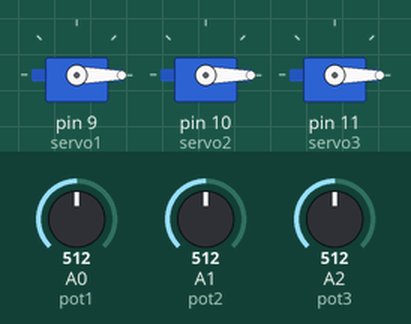
Simulated run of this sketch. Board: Arduino Uno, built with avr-gcc and run on an emulated ATmega328P. Shown: 3 × servo. The test bench sets the inputs (shaded band); at power-on: A0 (pot1) = 512, A1 (pot2) = 512, A2 (pot3) = 512.

Above: at 1.2 s.
1.3 s: A0 (pot1) set to 306
At 2.5 s:
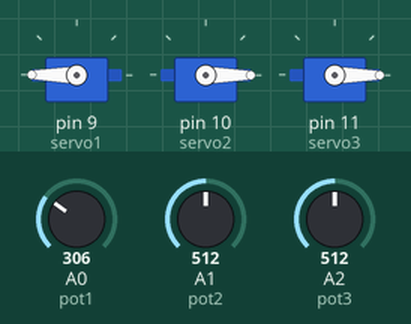
2.8 s: A1 (pot2) set to 306
At 3.8 s:
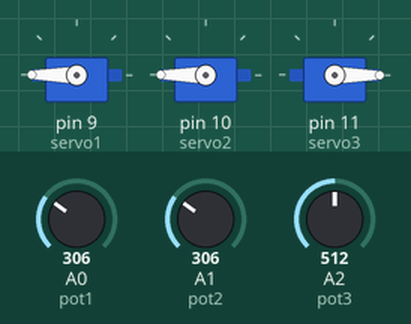
4.3 s: A2 (pot3) set to 306
At 4.9 s:
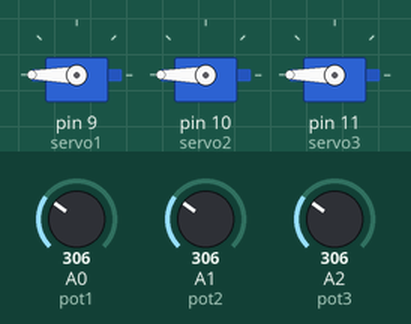
5.8 s: A0 (pot1) set to 122
At 6.1 s:
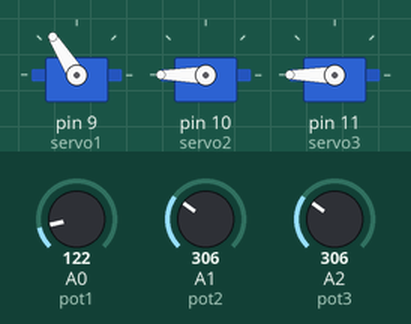
7.3 s: A1 (pot2) set to 122
At 8.4 s:
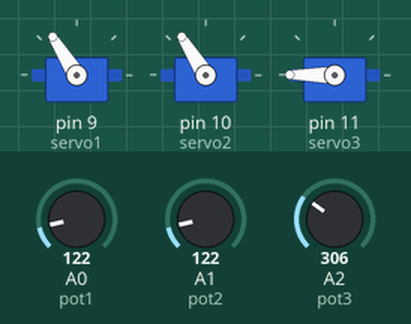
8.8 s: A2 (pot3) set to 122
At 9.6 s:
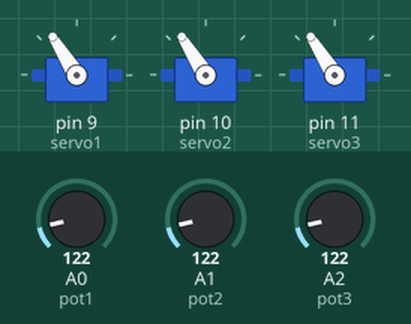
Timing chart, 0 to 11.3 s (numbered marks = the images above; inputs shaded):
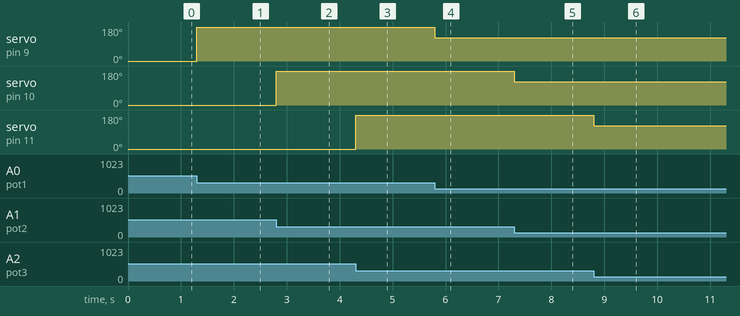

The sketch:

ArmGesture_S.ino
```cpp
#include <Servo.h>
#include "I2Cdev.h"
#include "MPU6050_6Axis_MotionApps20.h"
//SERVO
Servo servo1;  // 360-degree servo
Servo servo2;  // 360-degree servo
Servo servo3;  // 180-degree servo

//Potentiometers
int pot1 = A0;
int pot2 = A1;
int pot3 = A2;

void setup() {
  Serial.begin(9600);
  // attach the servos to their respective pins
  servo1.attach(9);
  servo2.attach(10);
  servo3.attach(11);
}

void loop() {
  int pot1_value = analogRead(pot1);
  int pot2_value = analogRead(pot2);
  int pot3_value = analogRead(pot3);
  servo1.write(pot1_value);
  servo2.write(pot2_value);
  servo3.write(pot3_value);
}
```

Measured:
- after the input at 1.3 s, servo on pin 9 (servo1): 0° → 180° at once
- after the input at 2.8 s, servo on pin 10 (servo2): 0° → 180° at once
- after the input at 4.3 s, servo on pin 11 (servo3): 0° → 180° at once
- after the input at 5.8 s, servo on pin 9 (servo1): 180° → 122° at once
- after the input at 7.3 s, servo on pin 10 (servo2): 180° → 122° at once
- after the input at 8.8 s, servo on pin 11 (servo3): 180° → 122° at once
